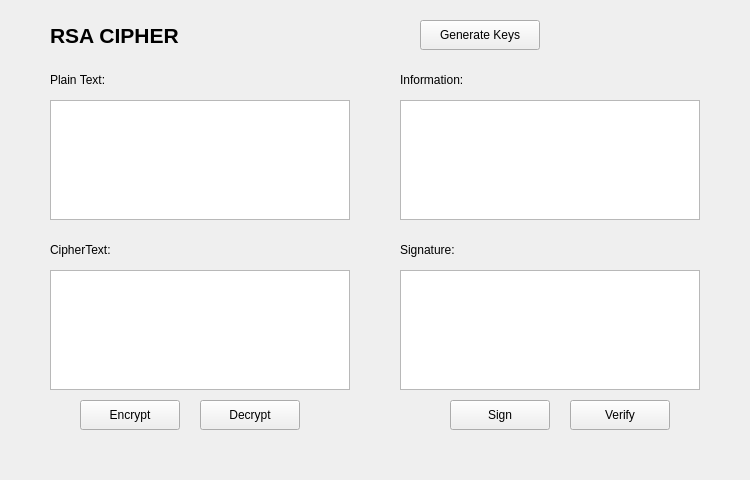
<?xml version="1.0" encoding="UTF-8"?>
<ui version="4.0">
 <class>MainWindow</class>
 <widget class="QMainWindow" name="MainWindow">
  <property name="geometry">
   <rect>
    <x>0</x>
    <y>0</y>
    <width>750</width>
    <height>480</height>
   </rect>
  </property>
  <property name="windowTitle">
   <string>RSA Cipher</string>
  </property>
  <widget class="QWidget" name="centralwidget">
   <widget class="QLabel" name="titleLabel">
    <property name="geometry">
     <rect>
      <x>50</x>
      <y>20</y>
      <width>200</width>
      <height>30</height>
     </rect>
    </property>
    <property name="font">
     <font>
      <pointsize>16</pointsize>
      <weight>75</weight>
      <bold>true</bold>
     </font>
    </property>
    <property name="text">
     <string>RSA CIPHER</string>
    </property>
   </widget>
   <widget class="QPushButton" name="btn_gen_keys">
    <property name="geometry">
     <rect>
      <x>420</x>
      <y>20</y>
      <width>120</width>
      <height>30</height>
     </rect>
    </property>
    <property name="text">
     <string>Generate Keys</string>
    </property>
   </widget>
   <widget class="QLabel" name="lbl_plain">
    <property name="geometry">
     <rect>
      <x>50</x>
      <y>70</y>
      <width>80</width>
      <height>20</height>
     </rect>
    </property>
    <property name="text">
     <string>Plain Text:</string>
    </property>
   </widget>
   <widget class="QTextEdit" name="txt_plain_text">
    <property name="geometry">
     <rect>
      <x>50</x>
      <y>100</y>
      <width>300</width>
      <height>120</height>
     </rect>
    </property>
   </widget>
   <widget class="QLabel" name="lbl_cipher">
    <property name="geometry">
     <rect>
      <x>50</x>
      <y>240</y>
      <width>80</width>
      <height>20</height>
     </rect>
    </property>
    <property name="text">
     <string>CipherText:</string>
    </property>
   </widget>
   <widget class="QTextEdit" name="txt_cipher_text">
    <property name="geometry">
     <rect>
      <x>50</x>
      <y>270</y>
      <width>300</width>
      <height>120</height>
     </rect>
    </property>
   </widget>
   <widget class="QPushButton" name="btn_encrypt">
    <property name="geometry">
     <rect>
      <x>80</x>
      <y>400</y>
      <width>100</width>
      <height>30</height>
     </rect>
    </property>
    <property name="text">
     <string>Encrypt</string>
    </property>
   </widget>
   <widget class="QPushButton" name="btn_decrypt">
    <property name="geometry">
     <rect>
      <x>200</x>
      <y>400</y>
      <width>100</width>
      <height>30</height>
     </rect>
    </property>
    <property name="text">
     <string>Decrypt</string>
    </property>
   </widget>
   <widget class="QLabel" name="lbl_info">
    <property name="geometry">
     <rect>
      <x>400</x>
      <y>70</y>
      <width>80</width>
      <height>20</height>
     </rect>
    </property>
    <property name="text">
     <string>Information:</string>
    </property>
   </widget>
   <widget class="QTextEdit" name="txt_info">
    <property name="geometry">
     <rect>
      <x>400</x>
      <y>100</y>
      <width>300</width>
      <height>120</height>
     </rect>
    </property>
   </widget>
   <widget class="QLabel" name="lbl_signature">
    <property name="geometry">
     <rect>
      <x>400</x>
      <y>240</y>
      <width>80</width>
      <height>20</height>
     </rect>
    </property>
    <property name="text">
     <string>Signature:</string>
    </property>
   </widget>
   <widget class="QTextEdit" name="txt_sign_sent">
    <property name="geometry">
     <rect>
      <x>400</x>
      <y>270</y>
      <width>300</width>
      <height>120</height>
     </rect>
    </property>
   </widget>
   <widget class="QPushButton" name="btn_sign">
    <property name="geometry">
     <rect>
      <x>450</x>
      <y>400</y>
      <width>100</width>
      <height>30</height>
     </rect>
    </property>
    <property name="text">
     <string>Sign</string>
    </property>
   </widget>
   <widget class="QPushButton" name="btn_verify">
    <property name="geometry">
     <rect>
      <x>570</x>
      <y>400</y>
      <width>100</width>
      <height>30</height>
     </rect>
    </property>
    <property name="text">
     <string>Verify</string>
    </property>
   </widget>
  </widget>
 </widget>
 <resources/>
 <connections/>
</ui>
